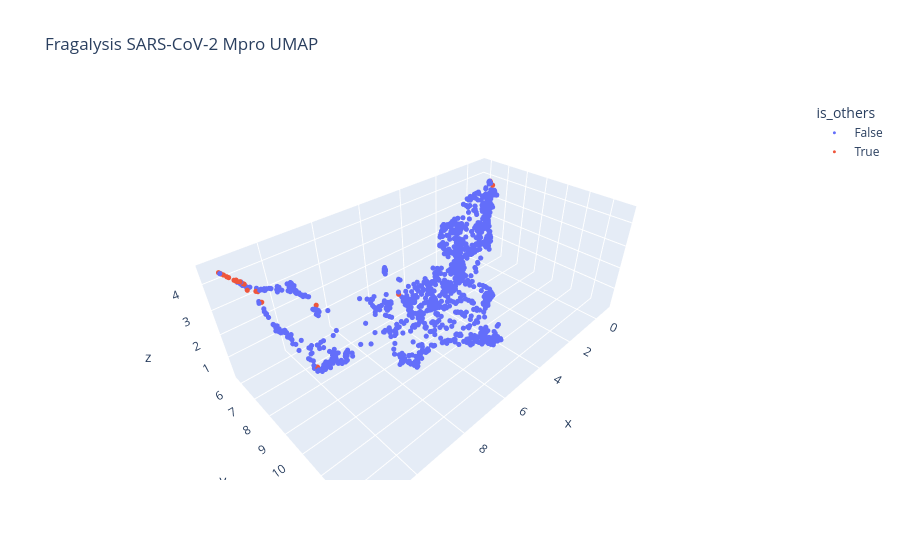

Notebook code for this chart:
### Code cell
plot_df_3d["is_others"] = plot_df["subsites"].apply(lambda x: "others" in str(x))
fig_3d = px.scatter_3d(plot_df_3d, 
                       x="x", y="y", z="z",
                       color = "is_others",
                       hover_data=["pdb_id", "subsites", "smiles"], 
                       title="Fragalysis SARS-CoV-2 Mpro UMAP")

fig_3d.update_traces(marker_size = 3)

### Figure 1 — Plotly figure (JSON) as saved in the notebook; plotly's stock layout.template omitted (floating-point values rounded to 4 significant figures; data arrays with more than 128 entries replaced by an {"elided": "..."} marker saying what was removed)
{"data": [{"customdata": {"elided": "1290x3 str values"}, "hovertemplate": "is_others=False<br>x=%{x}<br>y=%{y}<br>z=%{z}<br>pdb_id=%{customdata[0]}<br>subsites=%{customdata[1]}<br>smiles=%{customdata[2]}<extra></extra>", "legendgroup": "False", "marker": {"color": "#636efa", "size": 3, "symbol": "circle"}, "mode": "markers", "name": "False", "scene": "scene", "showlegend": true, "type": "scatter3d", "x": {"elided": "1290 float values"}, "y": {"elided": "1290 float values"}, "z": {"elided": "1290 float values"}}, {"customdata": [["5red-a.pdb_A_A_LIG", "['others']", "c1ccc(SCCN2CCOCC2)cc1"], ["5re6-a.pdb_A_A_LIG", "['others']", "CC(=O)Nc1ccc(Oc2ncccn2)cc1"], ["5rec-a.pdb_A_A_LIG", "['others']", "Oc1ccccc1CNc1nc2ccccc2[nH]1"], ["5rgr-a.pdb_A_A_LIG", "['others']", "CC(C)N(C)c1ncnc2c1cnn2C"], ["5rgr-b.pdb_A_A_LIG", "['others']", "CC(C)N(C)c1ncnc2c1cnn2C"], ["7ghk-a.pdb_A_A_LIG", "['others']", "CNCc1c[nH]c2ccc(F)cc12"], ["5rf0-a.pdb_A_A_LIG", "['others']", "OCC1(c2ccccn2)CCCC1"], ["5rf9-a.pdb_A_A_LIG", "['others']", "C[C@H]1CN(C(=O)Cn2cccn2)CCO1"], ["5rea-a.pdb_A_A_LIG", "['others']", "O=C(c1ccc2c(c1)OCO2)N1CCCCCC1"], ["5rfc-a.pdb_A_A_LIG", "['others']", "COC(=O)Nc1sc(C)nc1-c1ccccc1"], ["5reg-a.pdb_A_A_LIG", "['others']", "NC(=O)c1ccc(NC(=O)[C@@H]2CCCO2)cc1"], ["5rgq-a.pdb_A_A_LIG", "['others']", "Cc1cc(F)ccc1CS(N)(=O)=O"], ["5rf4-a.pdb_A_A_LIG", "['others']", "Oc1ccccn1"], ["5rf5-a.pdb_A_A_LIG", "['others']", "O=S1(=O)CC(O)C1"], ["5re5-a.pdb_A_A_LIG", "['others']", "NC(=O)C1CCN(C(=O)Nc2ccccc2)CC1"], ["7gdt-a.pdb_A_A_LIG", "['others']", "Cc1c([C@@H](C)C(=O)O)ccc2c1[nH]c1ccc(Cl)cc12"], ["5ree-a.pdb_A_A_LIG", "['others']", "C[C@@H]1[C@@H](O)CCCN1Cc1ccccc1"], ["5re7-a.pdb_A_A_LIG", "['others']", "CC(=O)NCc1ccc(S(N)(=O)=O)cc1"], ["5rgs-a.pdb_A_A_LIG", "['others']", "OC[C@H]1CN(Cc2ccccc2)CCO1"], ["5rfb-a.pdb_A_A_LIG", "['others']", "CCNCc1cn(C)nn1"], ["5ref-a.pdb_A_A_LIG", "['others']", "COC(=O)c1cccc(NS(C)(=O)=O)c1"], ["5rgg-a.pdb_A_A_LIG", "['others']", "CN1CCN(C(=O)Nc2ccccc2)CC1"], ["7gij-b.pdb_A_A_LIG", "['others']", "CN(C)C(=O)C[C@@]1(C(=O)Nc2cncc3ccccc23)CCOc2ccc(Cl)cc21"], ["5rh4-a.pdb_A_A_LIG", "['others']", "C[C@@H](C(=O)O)c1ccc2c(c1)[nH]c1ccc(Cl)cc12"], ["5rfd-a.pdb_A_A_LIG", "['others']", "CS(=O)(=O)Cc1nc2ccccc2[nH]1"], ["5rei-a.pdb_A_A_LIG", "['others']", "Clc1cccc(CN2CCOCC2)c1"], ["5rfa-a.pdb_A_A_LIG", "['others']", "Cn1ccc(C(=O)NC[C@@H]2CCCO2)n1"], ["5re8-a.pdb_A_A_LIG", "['others']", "Fc1cccc(CNCc2ccco2)c1"], ["5rgj-a.pdb_A_A_LIG", "['others']", "c1cnc(N2CC[C@]3(CCOC3)C2)cn1"]], "hovertemplate": "is_others=True<br>x=%{x}<br>y=%{y}<br>z=%{z}<br>pdb_id=%{customdata[0]}<br>subsites=%{customdata[1]}<br>smiles=%{customdata[2]}<extra></extra>", "legendgroup": "True", "marker": {"color": "#EF553B", "size": 3, "symbol": "circle"}, "mode": "markers", "name": "True", "scene": "scene", "showlegend": true, "type": "scatter3d", "x": [11.51, -0.4863, 11.08, 11.39, 11.54, -0.292, 11.56, 6.96, 11.47, 11.41, 11.18, 10.73, 11.53, 11.53, -0.2954, 11.28, 10.85, 11.16, 10.8, 11.29, 9.825, 11.24, -0.003801, 11.27, 11.2, 11.54, 11.05, 11.25, 11.13], "y": [6.239, 6.665, 6.731, 6.404, 6.222, 6.688, 6.202, 8.789, 6.292, 6.342, 6.702, 9.593, 6.239, 6.216, 6.661, 6.538, 6.759, 6.768, 6.754, 6.484, 8.422, 6.599, 5.938, 6.549, 6.688, 6.231, 7.565, 6.566, 6.77], "z": [4.485, 3.867, 3.933, 4.378, 4.519, 4.082, 4.536, 2.734, 4.459, 4.392, 4.271, 2.494, 4.513, 4.504, 4.114, 4.284, 3.793, 4.231, 3.749, 4.274, 3.602, 4.262, 3.239, 4.274, 4.278, 4.51, 3.91, 4.303, 4.196]}], "layout": {"legend": {"title": {"text": "is_others"}, "tracegroupgap": 0}, "scene": {"domain": {"x": [0, 1], "y": [0, 1]}, "xaxis": {"title": {"text": "x"}}, "yaxis": {"title": {"text": "y"}}, "zaxis": {"title": {"text": "z"}}}, "title": {"text": "Fragalysis SARS-CoV-2 Mpro UMAP"}}}
